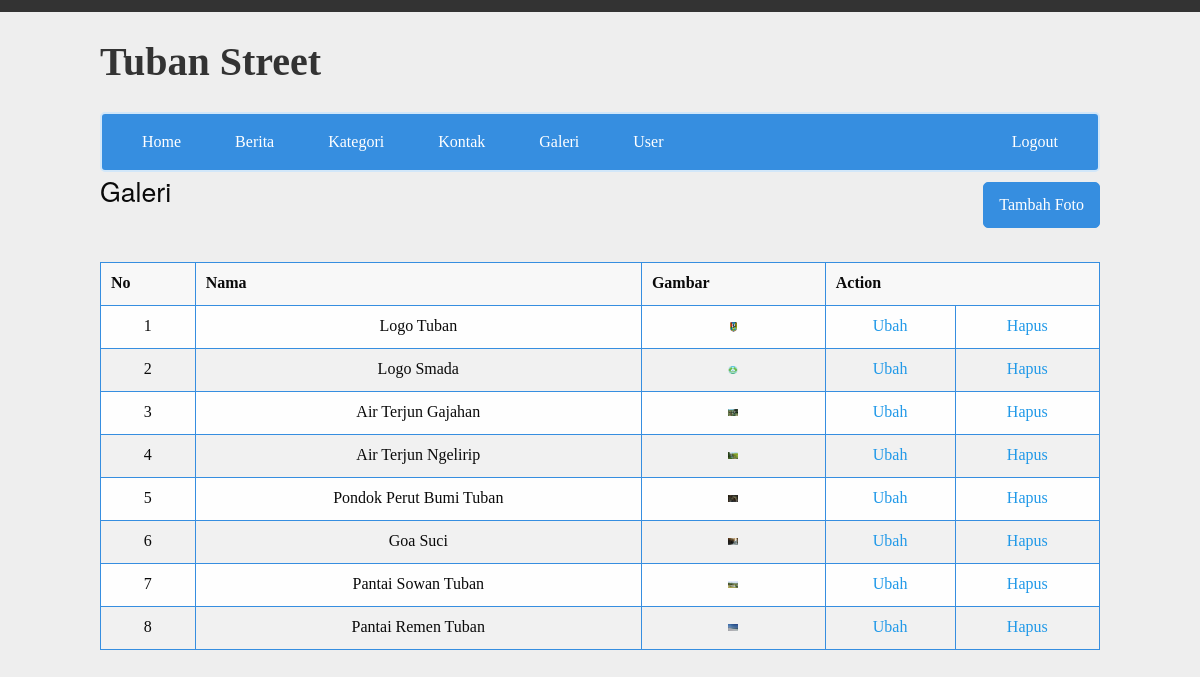
The page /admin/index.php?p=galeri (signed in) on the database its author committed.
### tables this page shows
CREATE TABLE `galeri` (
  `id` int(11) NOT NULL,
  `nama` varchar(50) NOT NULL,
  `gambar` text NOT NULL
);

### admin/conf.php (called while the page is built, shortened)
<?php
function inc($val) {global $koneksi;include file_exists($val . '.php') ? $val . '.php' : 'nofile.php';}
?>

### admin/view/galeri/index.php (the view)
<?php
$hasil = $koneksi->prepare("SELECT * FROM galeri ORDER BY id DESC");
$hasil->execute();
$data = $hasil->fetchAll();?>
    <a class="btn pull-right" href="index.php?p=galeri&m=add">Tambah Foto</a>
    <h2>Galeri</h2>
    <div style="clear:both">&nbsp;</div>
    <table class="data">
        <thead>
            <tr>
                <th>No</th>
                <th>Nama</th>
                <th>Gambar</th>
                <th colspan="2">Action</th>
            </tr>
        </thead>
        <tbody>
            <?php $i = 1;foreach ($data as $galeri) {?>
                <tr>
                    <td>
                        <?php echo $i; ?>
                    </td>
                    <td>
                        <?php echo $galeri['nama']; ?>
                    </td>
                    <td><img class="img-mini" src="assets/gambar/<?php echo $galeri['gambar']; ?>">
                    </td>
                    <td><a href="index.php?p=galeri&m=edit&id= <?php echo $galeri['id']; ?>">Ubah</a></td>
                    <td><a onclick="return confirm('Yakin Ingin Menghapus Data?')" href="proses/galeri/hapus.php?id= <?php echo $galeri['id']; ?>">Hapus</a></td>
                </tr>
                <?php $i++;}
?>
        </tbody>
    </table>

### admin/assets/css/imron.css (style rules this page uses)
button, img, legend { border: 0 }
body, button, legend { padding: 0 }
h1, h2, h3, h4, h5, h6, p { text-rendering: optimizeLegibility }
html { font-family: sans-serif; -ms-text-size-adjust: 100%; -webkit-text-size-adjust: 100% }
.button, img { vertical-align: middle }
img { max-width: 100%; height: auto; -ms-interpolation-mode: bicubic; display: inline-block }
a, b, em, i, small, strong { line-height: inherit }
body, h1, h2, h3, h4, h5, h6 { font-family: "Helvetica Neue", Helvetica, Roboto, Arial, sans-serif; font-weight: 400 }
body, html { font-size: 100%; box-sizing: border-box }
body { margin: 0; line-height: 1.5; color: #0a0a0a; background: #fefefe; -webkit-font-smoothing: antialiased; -moz-osx-font-smoothing: grayscale }
blockquote, dd, div, dl, dt, form, h1, h2, h3, h4, h5, h6, li, ol, p, pre, td, th, ul { margin: 0; padding: 0 }
h1, h2, h3, h4, h5, h6 { font-style: normal; color: inherit; margin-top: 0; margin-bottom: .5rem; line-height: 1.4 }
h2 { font-size: 1.25rem }
@media screen and (min-width:40em) { h2 { font-size: 2.5rem } }
a { background-color: transparent; color: #2199e8; text-decoration: none; cursor: pointer }
body, html { height: 100% }
caption, tbody td, tbody th { padding: .5rem .625rem .625rem }
table { border-collapse: collapse; border-spacing: 0; margin-bottom: 1rem; border-radius: 0 }
tbody, tfoot, thead { border: 1px solid #f1f1f1; background-color: #fefefe }
tfoot, thead { background: #f8f8f8; color: #0a0a0a }
tfoot tr, thead tr { background: 0 0 }
tfoot td, tfoot th, thead td, thead th { padding: .5rem .625rem .625rem; font-weight: 700; text-align: left }
tbody tr:nth-child(even) { background-color: #f1f1f1 }

### admin/assets/css/imronadmin.css (style rules this page uses)
* { outline: none; }
body { margin: 0; font-family: Candara; background-color: #EEE; }
a { text-decoration: none; }
h2 { font-size: 20pt; }
button, .btn { background: #368EE0; border: 1px solid #368EE0; border-radius: 5px; padding: 10px 15px; color: white; 17 display: inline-block; margin: 10px 0; font-family: Candara; font-size: 12pt; }
.pull-right { float: right; }
.img-mini { max-width: 10px; max-height: 10px; }
table { width: 100%; }
table.data, table.data tr th, table.data tr td { border-collapse: collapse; border: 1px solid #368EE0; }
table.data tr td { text-align: center; }

### rows shown on the page
galeri: nama "Logo Tuban", gambar (picture)
galeri: nama "Logo Smada", gambar (picture)
galeri: nama "Air Terjun Gajahan", gambar (picture)
galeri: nama "Air Terjun Ngelirip", gambar (picture)
galeri: nama "Pondok Perut Bumi Tuban", gambar (picture)
galeri: nama "Goa Suci", gambar (picture)
galeri: nama "Pantai Sowan Tuban", gambar (picture)
galeri: nama "Pantai Remen Tuban", gambar (picture)
